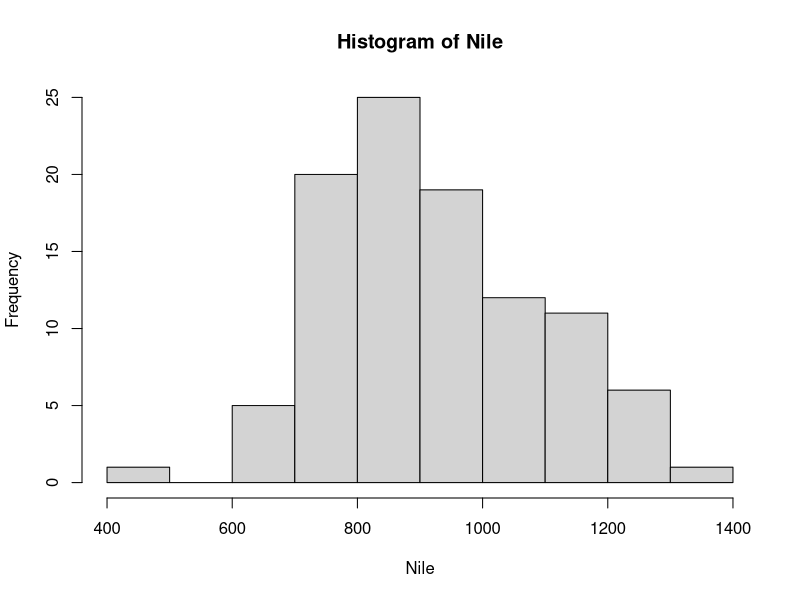
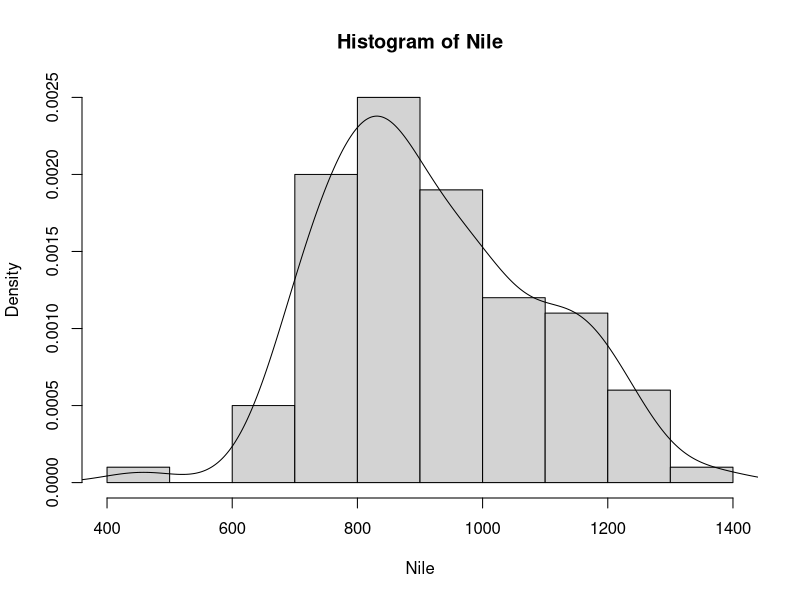

The R source for these figures, in order:
# 데이터셋 보기
data()

# 히스토그램 : 빈도수
hist(Nile)

# 히스토그램 : 밀도
hist(Nile, freq=F)

# 분포곡선(line)
lines(density(Nile))
